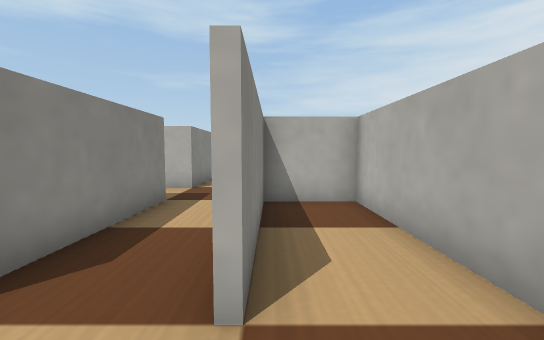
[1] (above)

24 first-person views from a walk through a Webots world. The camera is 0.06 m above the floor, tilts 4° down and sees 90° across. The floor is counted in squares, 0.05 m on a side. Each view is taken from the middle of a square. On the plan, view 1 faces up. The plan holds only what a view shows up to about 12 squares ahead; the rest is blank. The place goes on beyond the plan. Robots are left out. Simple shapes and patterns stand in for the simulator's stock objects.

[2]
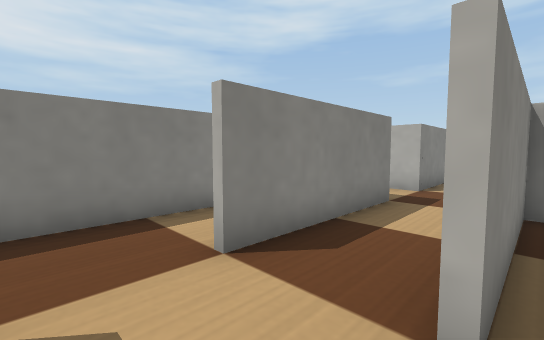

[3]
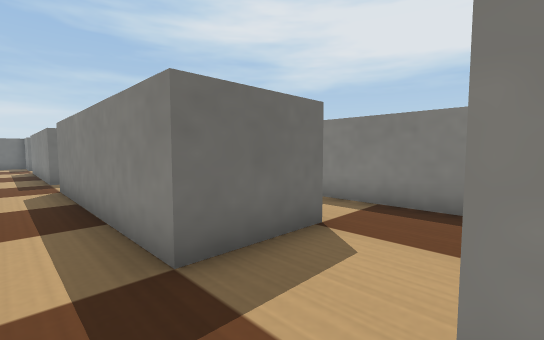

[4]
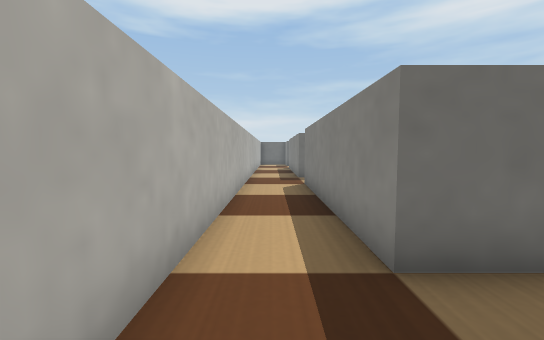

[5]
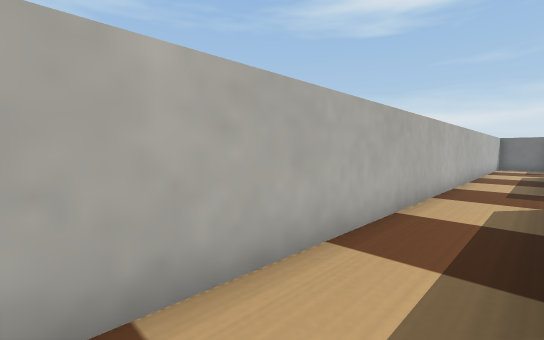

[6]
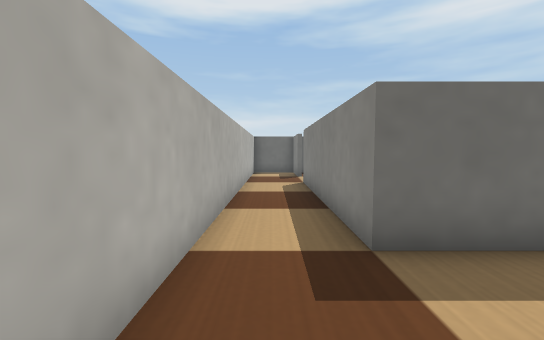

[7]
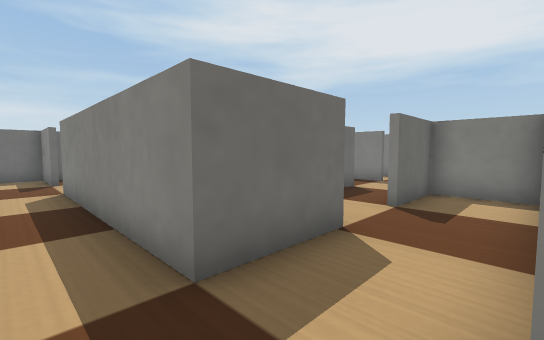

[8]
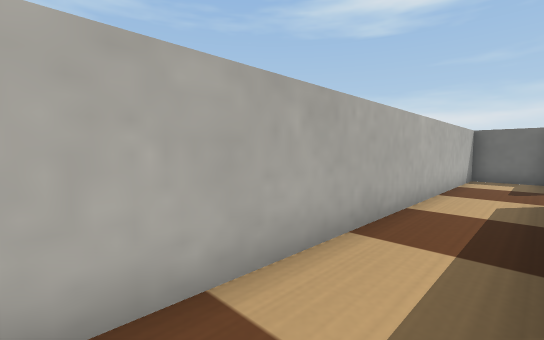

[9]
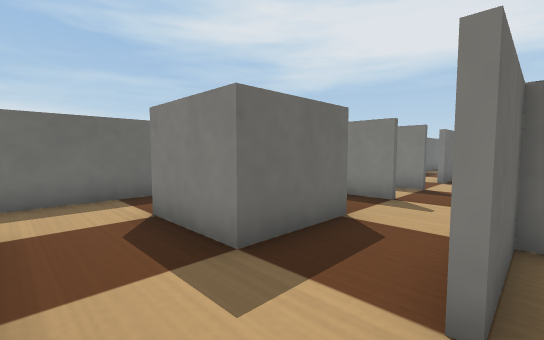

[10]
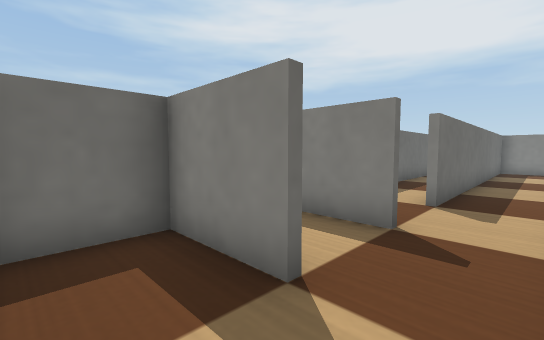

[11]
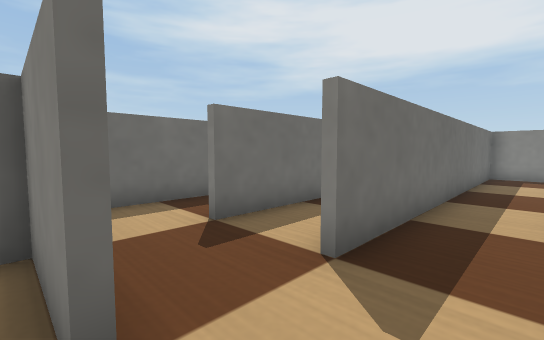

[12]
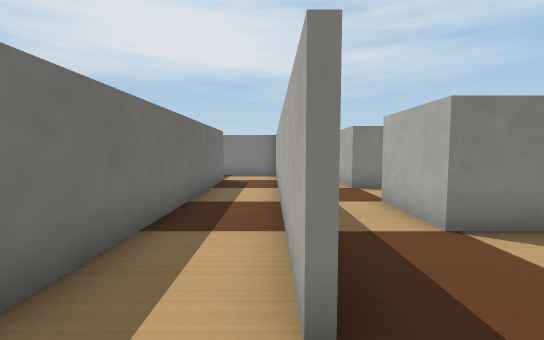

[13]
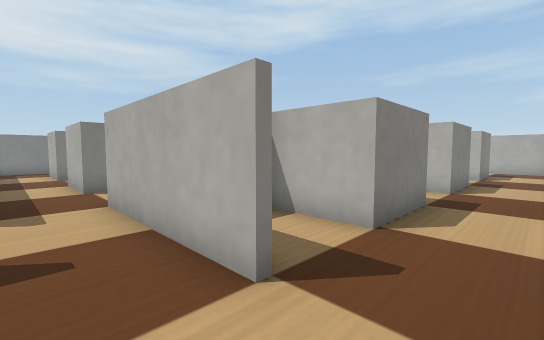

[14]
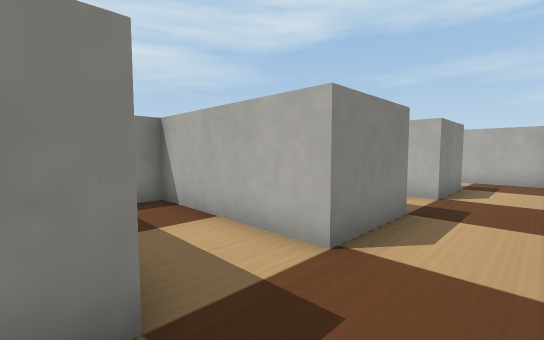

[15]
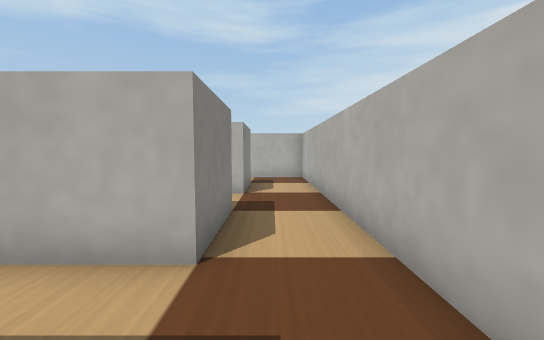

[16]
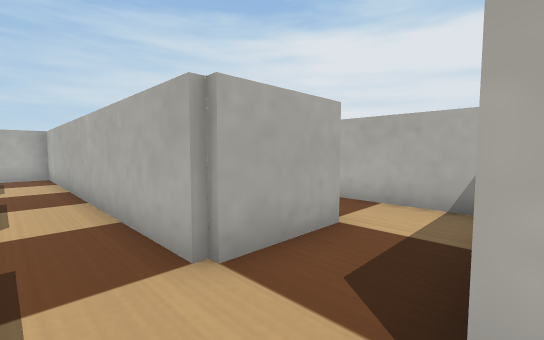

[17]
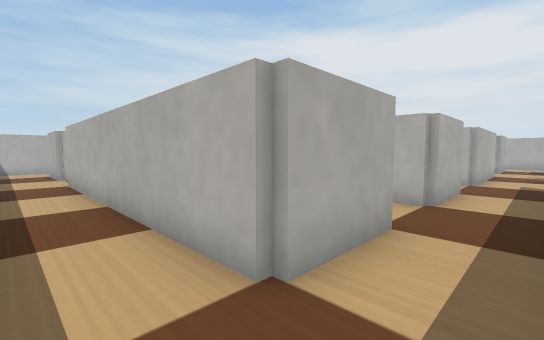

[18]
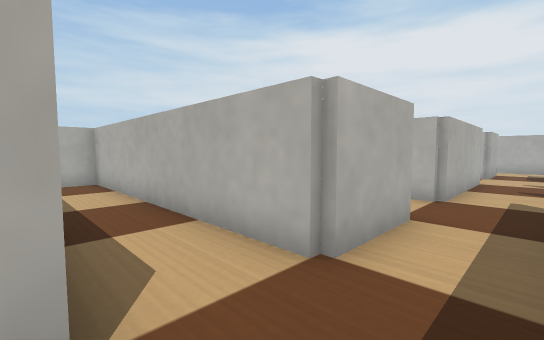

[19]
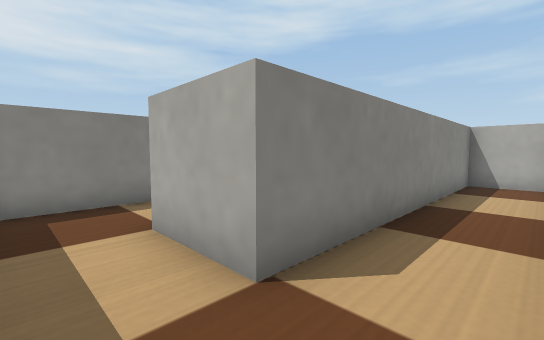

[20]
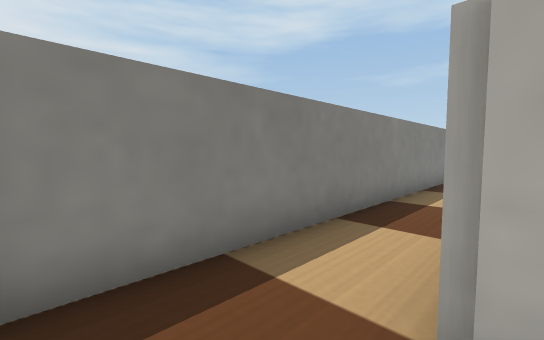

[21]
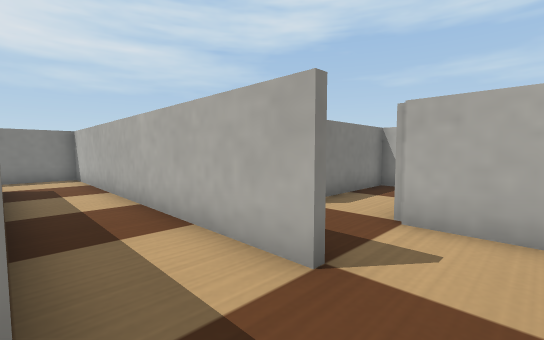

[22]
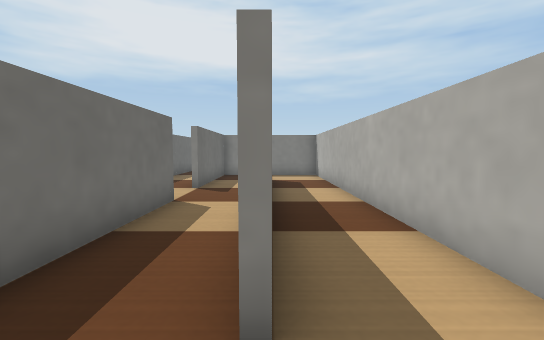

[23]
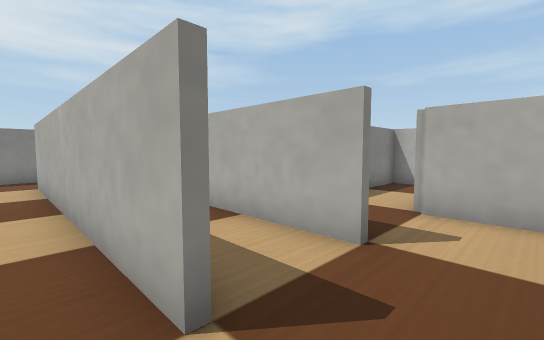

[24]
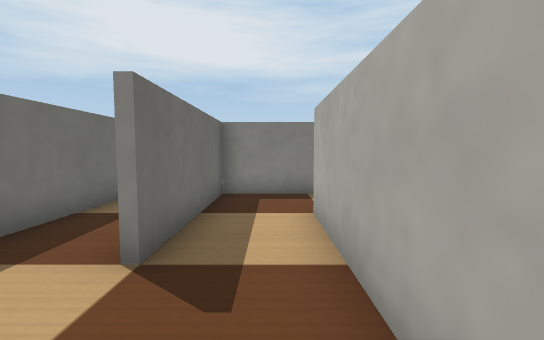

### Floor plan
Points are (right, up) in squares from view 1. A wall is a line through its corners. A room is listed if a view was taken in it or the views show most of it. See-through windows are left out.
Room 1 (views 1, 2, 3, 4, 5, 6, 7, 8)
walls: (-0.2, -10.2) (-0.2, -17.5); (-0.2, -0.6) (-0.2, -8.1); (-0.2, -19.7) (-0.2, -22.2) (2, -22.2) (2, 6.4) (-0.2, 6.4) (-0.2, 1.8)
ways out: opening at (0, -9) to room 2
Room 2 (views 9, 10, 11, 12, 13, 14, 15, 16, 17, 18, 19, 20, 21, 22, 23, 24)
walls: (-16.1, -5.6) (-17, -5.6) (-17, -10.4) (-19.6, -10.4) (-19.6, -0.8) (-21.8, -0.8) (-21.8, -10.4) (-24.4, -10.4) (-24.4, -0.5); (-9.8, -5.4) (-9.8, -8) (-12, -8); (-9.8, -0.5) (-9.8, -3.2) (-14.6, -3.2) (-14.6, -3.9); (-24.4, 1.8) (-24.4, 3.5); (-26.6, -0.2) (-26.6, -12.6) (-14.5, -12.6); (-14.5, -12.8) (-26.6, -12.8) (-26.6, -17.4) (-21.8, -17.4); (-9.8, 4.3) (-9.8, 1.6) (-10.6, 1.6); (-9.8, -10.4) (-14.8, -10.4) (-14.8, -9.6); (-12.2, -12.5) (-12.2, -15); (-7.4, -8) (-7.4, -10.2) (-5, -10.2); (-9.8, -12.5) (-9.8, -15) (-7.9, -15); (-4.9, -5.6) (-7.6, -5.6) (-7.6, 6.4) (-10.3, 6.4); (-14.5, -15.2) (-24.3, -15.2); (-6.5, -10.4) (-7.4, -10.4); (-7.6, -12.6) (-5, -12.6) (-5, -15.2); (-5, 3.3) (-5, -2.1); (-24.3, -15) (-14.5, -15); (-2.9, -0.6) (-0.2, -0.6); (-19.6, -17.4) (-13.5, -17.4); (-2.8, -7.2) (-2.8, -4.2); (-2.9, -10.2) (-0.2, -10.2); (-2.6, 6.6) (-2.6, 1.8); (-5.9, -17.4) (-2.9, -17.4); (-25.8, -19.8) (-22.6, -19.8); (-2.6, 11.8) (-2.6, 8.8) (-3.5, 8.8)
ways out: opening at (0, -9) to room 1

Positions as (right, up) in squares from view 1, and headings:
1: (0, 0), facing up
2: (0, 0), facing up-left
3: (1, 2), facing down-left
4: (1, 2), facing down
5: (0, 0), facing down-right
6: (1, -7), facing down
7: (1, -8), facing down-left
8: (0, -9), facing down-right
9: (-3, -10), facing down-left
10: (-8, -11), facing down-left
11: (-12, -11), facing down-left
12: (-13, -13), facing left
13: (-8, -12), facing up-left
14: (-8, -6), facing up-left
15: (-9, -6), facing up
16: (-9, -8), facing up-right
17: (-26, -12), facing up-right
18: (-22, -12), facing up-right
19: (-20, -12), facing up-left
20: (-24, -12), facing up-left
21: (-13, -15), facing up-left
22: (-13, -15), facing left
23: (-13, -16), facing up-left
24: (-19, -16), facing left
